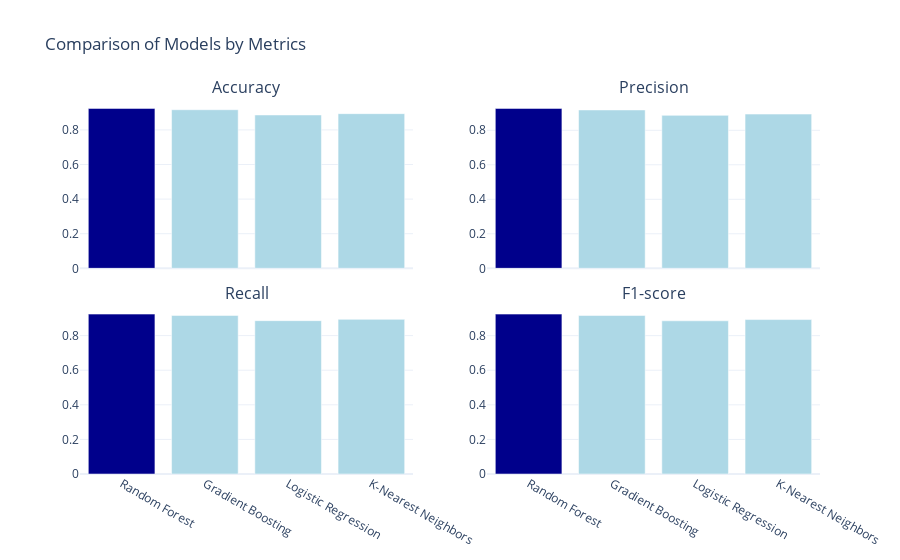

Notebook source saved alongside this figure:
### Code cell
# Menentukan warna untuk bar tertinggi
def get_color(row):
    if row['Value'] == df[(df['Metric'] == row['Metric'])]['Value'].max():
        return 'darkblue'
    return 'lightblue'

df['Color'] = df.apply(get_color, axis=1)

# Create subplots 2x2
fig = make_subplots(
    rows=2, cols=2,
    subplot_titles=metrics,
    shared_xaxes=True,
    vertical_spacing=0.1,
    horizontal_spacing=0.1
)

# Add bar charts for each metric
for i, metric in enumerate(metrics):
    metric_df = df[df['Metric'] == metric]
    row = i // 2 + 1
    col = i % 2 + 1
    fig.add_trace(
        go.Bar(
            x=metric_df['Model'],
            y=metric_df['Value'],
            marker_color=metric_df['Color'],
            name=metric
        ),
        row=row, col=col
    )

# Update layout
fig.update_layout(
    title_text='Comparison of Models by Metrics',
    showlegend=False,
    template='plotly_white'
)

# Show plot
fig.show()

### Figure 1 — Plotly figure (JSON) as saved in the notebook; plotly's stock layout.template omitted (floating-point values rounded to 4 significant figures)
{"data": [{"marker": {"color": ["darkblue", "lightblue", "lightblue", "lightblue"]}, "name": "Accuracy", "type": "bar", "x": ["Random Forest", "Gradient Boosting", "Logistic Regression", "K-Nearest Neighbors"], "xaxis": "x", "y": [0.9242, 0.9167, 0.8864, 0.8939], "yaxis": "y"}, {"marker": {"color": ["darkblue", "lightblue", "lightblue", "lightblue"]}, "name": "Precision", "type": "bar", "x": ["Random Forest", "Gradient Boosting", "Logistic Regression", "K-Nearest Neighbors"], "xaxis": "x2", "y": [0.9267, 0.9178, 0.8864, 0.8938], "yaxis": "y2"}, {"marker": {"color": ["darkblue", "lightblue", "lightblue", "lightblue"]}, "name": "Recall", "type": "bar", "x": ["Random Forest", "Gradient Boosting", "Logistic Regression", "K-Nearest Neighbors"], "xaxis": "x3", "y": [0.9242, 0.9167, 0.8864, 0.8939], "yaxis": "y3"}, {"marker": {"color": ["darkblue", "lightblue", "lightblue", "lightblue"]}, "name": "F1-score", "type": "bar", "x": ["Random Forest", "Gradient Boosting", "Logistic Regression", "K-Nearest Neighbors"], "xaxis": "x4", "y": [0.9245, 0.9166, 0.8858, 0.893], "yaxis": "y4"}], "layout": {"annotations": [{"font": {"size": 16}, "showarrow": false, "text": "Accuracy", "x": 0.225, "xanchor": "center", "xref": "paper", "y": 1, "yanchor": "bottom", "yref": "paper"}, {"font": {"size": 16}, "showarrow": false, "text": "Precision", "x": 0.775, "xanchor": "center", "xref": "paper", "y": 1, "yanchor": "bottom", "yref": "paper"}, {"font": {"size": 16}, "showarrow": false, "text": "Recall", "x": 0.225, "xanchor": "center", "xref": "paper", "y": 0.45, "yanchor": "bottom", "yref": "paper"}, {"font": {"size": 16}, "showarrow": false, "text": "F1-score", "x": 0.775, "xanchor": "center", "xref": "paper", "y": 0.45, "yanchor": "bottom", "yref": "paper"}], "showlegend": false, "title": {"text": "Comparison of Models by Metrics"}, "xaxis": {"anchor": "y", "domain": [0, 0.45], "matches": "x3", "showticklabels": false}, "xaxis2": {"anchor": "y2", "domain": [0.55, 1], "matches": "x4", "showticklabels": false}, "xaxis3": {"anchor": "y3", "domain": [0, 0.45]}, "xaxis4": {"anchor": "y4", "domain": [0.55, 1]}, "yaxis": {"anchor": "x", "domain": [0.55, 1]}, "yaxis2": {"anchor": "x2", "domain": [0.55, 1]}, "yaxis3": {"anchor": "x3", "domain": [0, 0.45]}, "yaxis4": {"anchor": "x4", "domain": [0, 0.45]}}}
